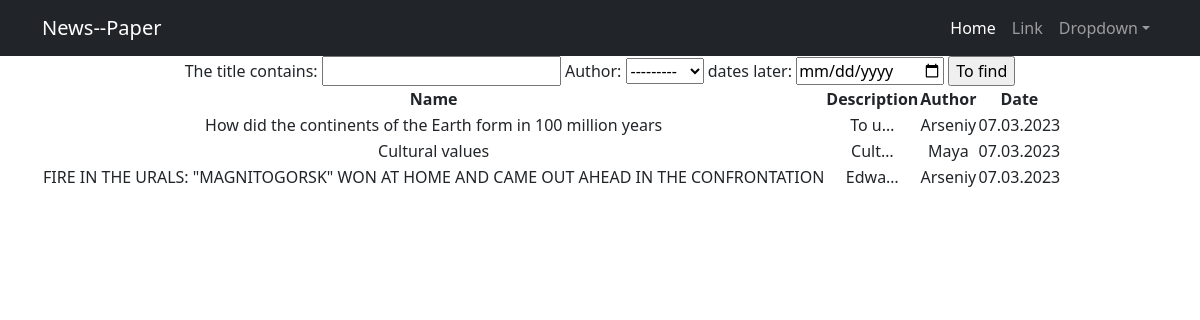
Page /news/search/ on the earlier database version.
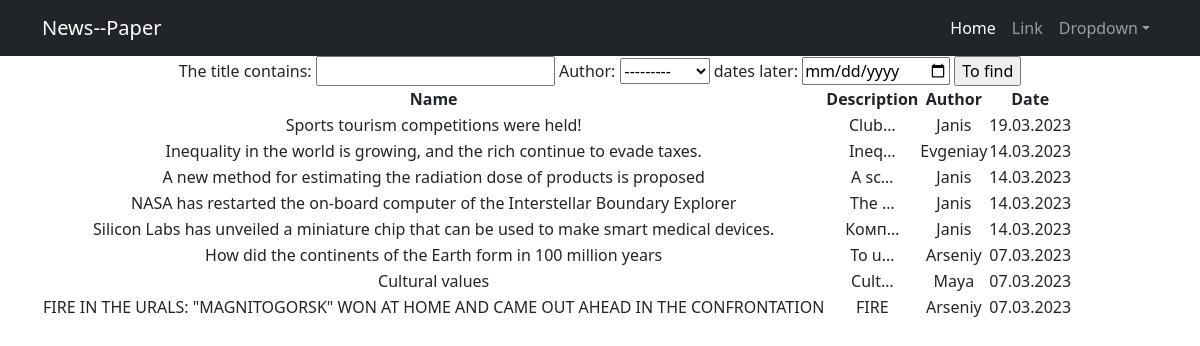
Same page on the later database version.
### news/models.py (models this page shows, shortened)
class Post(models.Model):
    objects = None
    author = models.ForeignKey(Author, on_delete=models.CASCADE)
    typContent = models.TextChoices('News', 'Article')
    newsArticle = models.CharField(blank=False, choices=typContent.choices, max_length=7)
    dateTime = models.DateTimeField(auto_now_add=True)
    category = models.ManyToManyField(Category, through='PostCategory')
    title = models.CharField(max_length=255)
    text = models.TextField()
    rating = models.SmallIntegerField(default=0)

class Author(models.Model):
    user = models.OneToOneField(User, on_delete=models.CASCADE)
    authorRating = models.SmallIntegerField(default=0)
    def __str__(self):
        return f'{self.user}'

### news/views.py (the view)
# urls.py: path('search/', PostSearch.as_view(), name='post_search'),
class PostSearch(ListView):
    model = Post
    template_name = 'search.html'
    context_object_name = 'search'
    queryset = Post.objects.order_by('-dateTime')
    paginate_by = 10
    def get_context_data(self, **kwargs):
        context = super().get_context_data(**kwargs)
        context['time_now'] = datetime.utcnow()
        context['value1'] = None
        context['filter'] = PostFilter(self.request.GET, queryset=self.get_queryset())
        return context

### news/templatetags/custom_filters.py (called while the page is built)
@register.filter(name='censor')
def censor(value):
    sent = value.split()
    for i in bad_words:
        for words in sent:
            if i in words:
                pos = sent.index(words)
                sent.remove(words)
                sent.insert(pos, '*' * len(i))
    return " ".join(sent)

### templates/search.html (shortened to what this page needs)
{% extends 'default.html' %}
{% load custom_filters %}
{% block content %}
    <form method="GET">
        {{ filter.form }}
        <input type="submit" value="To find">
    </form>
            <table>
                <tr>
                    <td>
                        <b>Name</b>
                    </td>
                    <td>
                        <b>Description</b>
                    </td>
                    <td>
                        <b>Author</b>
                    </td>
                    <td>
                        <b>Date</b>
                    </td>
                </tr>
                {% for j in filter.qs %}
                <tr>
                    <td>
                        {{ j.title|censor }}
                    </td>
                    <td>
                        {{ j.text|truncatechars:5|censor}}
                    </td>
                    <td>
                        {{ j.author }}
                    </td>
                    <td>
                        {{ j.dateTime|date:"d.m.Y" }}
                    </td>
                </tr>
                {% endfor %}
            </table>
{% endblock content %}

### templates/default.html (shortened to what this page needs)
<!DOCTYPE html>
<html lang="en">
    <head>
        {% load static %}
        <link href="{% static 'css/styles.css' %}" rel="stylesheet" />
    </head>
    <body>
        <nav class="navbar navbar-expand-lg navbar-dark bg-dark">
            <div class="container">
                <a class="navbar-brand" href="#">News--Paper</a>
                <div class="collapse navbar-collapse" id="navbarSupportedContent">
                    <ul class="navbar-nav ms-auto mb-2 mb-lg-0">
                        <li class="nav-item"><a class="nav-link active" aria-current="page" href="#">Home</a></li>
                        <li class="nav-item"><a class="nav-link" href="#">Link</a></li>
                        <li class="nav-item dropdown">
                            <a class="nav-link dropdown-toggle" id="navbarDropdown" href="#" role="button" data-bs-toggle="dropdown" aria-expanded="false">Dropdown</a>
                        </li>
                    </ul>
                </div>
            </div>
        </nav>
    <div class="container">
        <div class="row">
            <div class="col-lg-12 text-center">
                {% block content %}{% endblock content %}
            </div>
        </div>
    </div>
    </body>
</html>

Differences in the rows shown:
added Post: title|censor "Sports tourism competitions were held!", text|censor "Club…", author "Janis", dateTime "19.03.2023"
added Post: title|censor "Inequality in the world is growing, and the rich continue to evade taxes.", text|censor "Ineq…", author "Evgeniay", dateTime "14.03.2023"
added Post: title|censor "A new method for estimating the radiation dose of products is proposed", text|censor "A sc…", author "Janis", dateTime "14.03.2023"
added Post: title|censor "NASA has restarted the on-board computer of the Interstellar Boundary Explorer", text|censor "The …", author "Janis", dateTime "14.03.2023"
added Post: title|censor "Silicon Labs has unveiled a miniature chip that can be used to make smart medical devices.", text|censor "Комп…", author "Janis", dateTime "14.03.2023"
changed Post: text|censor "Edwa…" → "FIRE"
